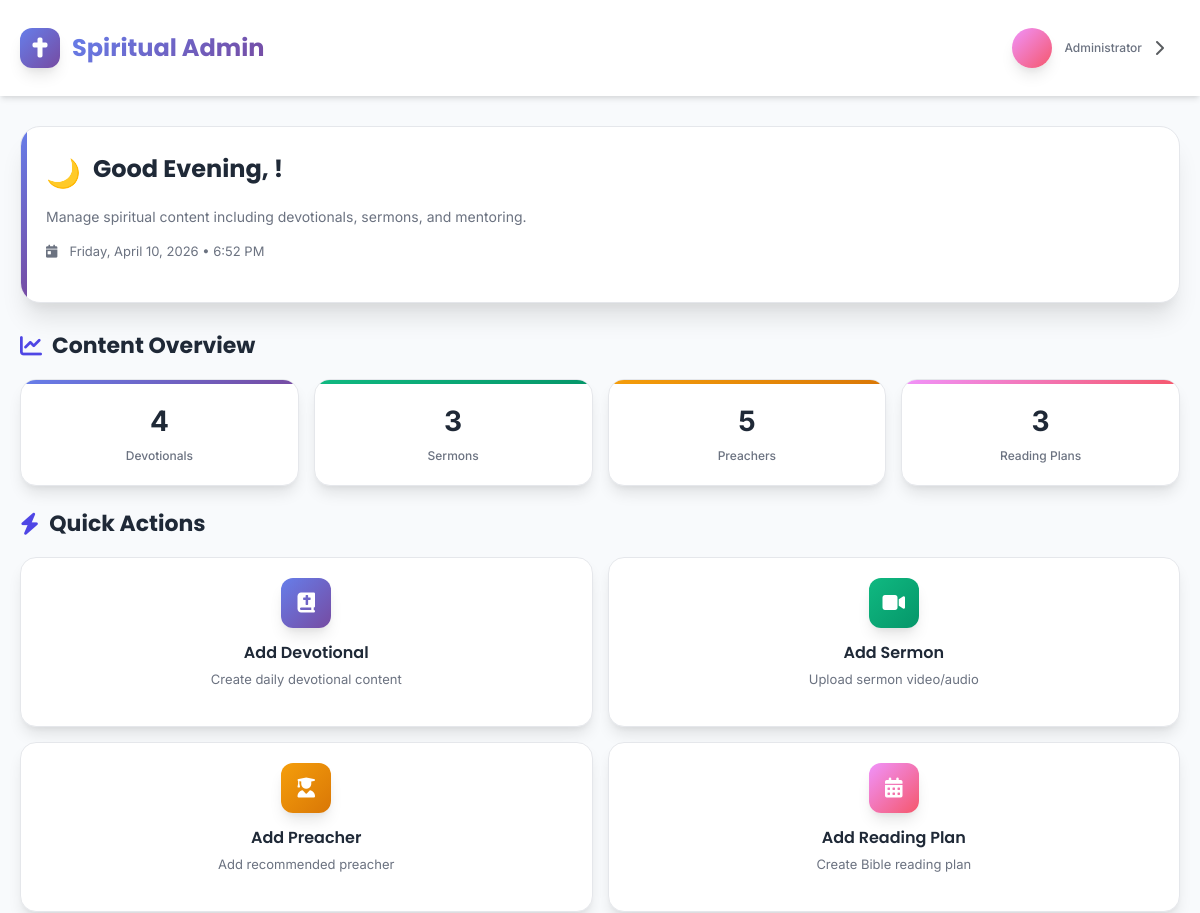
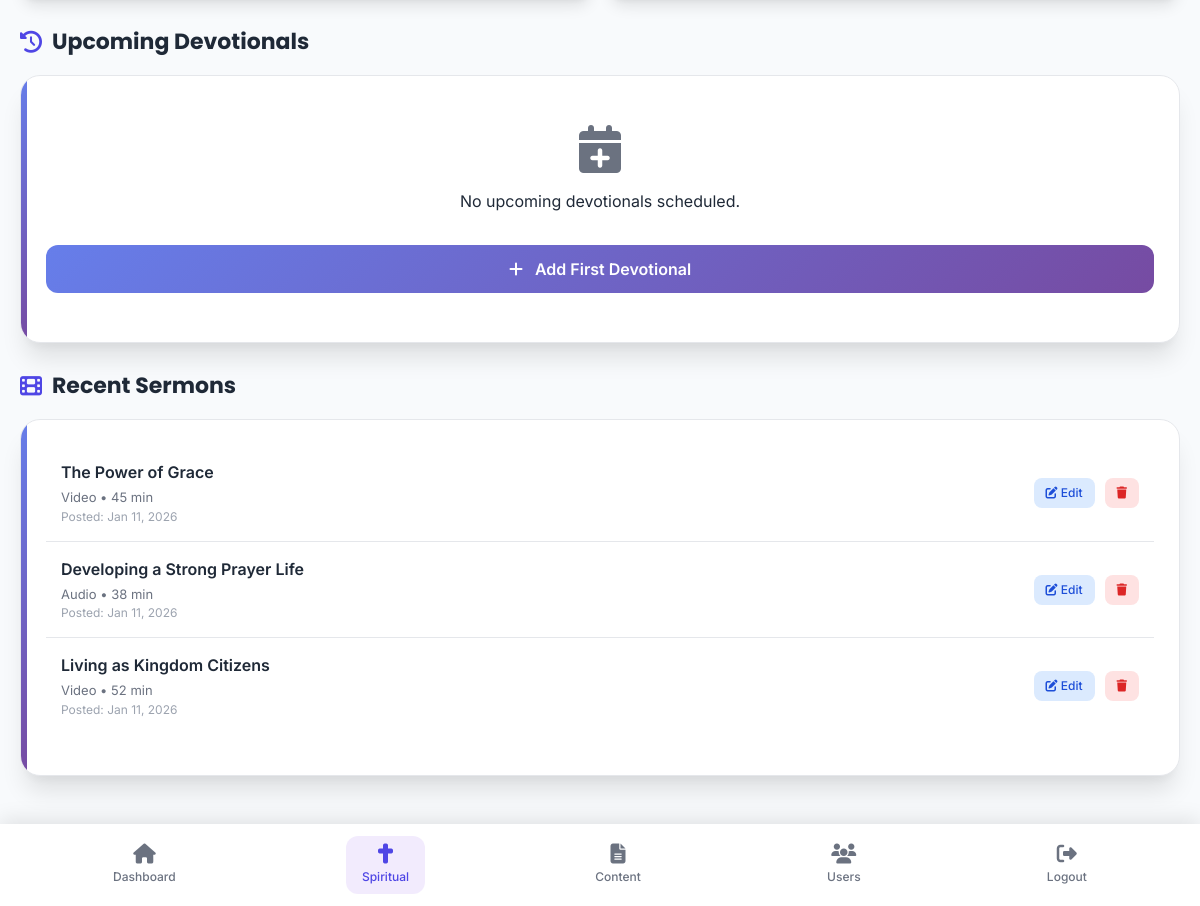
/admin_dashboard.php (signed in), run on the app's committed database (2 pictures, top to bottom).
### tables this page shows
CREATE TABLE `spiritual_sermons` (
  `id` int(11) NOT NULL,
  `title` varchar(200) NOT NULL,
  `description` text DEFAULT NULL,
  `preacher_id` int(11) DEFAULT NULL,
  `preacher_name` varchar(100) DEFAULT NULL,
  `scripture_reference` varchar(100) DEFAULT NULL,
  `topic` varchar(100) DEFAULT NULL,
  `media_type` enum('video','audio','text') DEFAULT 'video',
  `video_url` varchar(255) DEFAULT NULL,
  `audio_url` varchar(255) DEFAULT NULL,
  `thumbnail_url` varchar(255) DEFAULT NULL,
  `duration_minutes` int(11) DEFAULT NULL,
  `series_name` varchar(100) DEFAULT NULL,
  `series_part` int(11) DEFAULT NULL,
  `views` int(11) DEFAULT 0,
  `likes` int(11) DEFAULT 0,
  `is_featured` tinyint(1) DEFAULT 0,
  `published_date` date DEFAULT NULL,
  `created_at` timestamp NOT NULL DEFAULT current_timestamp()
);

### admin_dashboard.php (the view, shortened to what this page needs)
<?php
include "config.php";
$admin_name = $_SESSION['full_name'] ?? 'Admin';
$stats = [];
$stmt = $conn->prepare("SELECT COUNT(*) as count FROM spiritual_devotionals");
$stmt->execute();
$result = $stmt->get_result();
$stats['devotionals'] = $result->fetch_assoc()['count'];
$stmt = $conn->prepare("SELECT COUNT(*) as count FROM spiritual_sermons");
$stmt->execute();
$result = $stmt->get_result();
$stats['sermons'] = $result->fetch_assoc()['count'];
$stmt = $conn->prepare("SELECT COUNT(*) as count FROM spiritual_preachers");
$stmt->execute();
$result = $stmt->get_result();
$stats['preachers'] = $result->fetch_assoc()['count'];
$stmt = $conn->prepare("SELECT COUNT(*) as count FROM spiritual_reading_plans");
$stmt->execute();
$result = $stmt->get_result();
$stats['plans'] = $result->fetch_assoc()['count'];
$recent_devotionals = [];
$recent_sermons = [];
$stmt = $conn->prepare("SELECT * FROM spiritual_sermons ORDER BY created_at DESC LIMIT 5");
$stmt->execute();
$result = $stmt->get_result();
while ($row = $result->fetch_assoc()) {
    $recent_sermons[] = $row;
}
$current_hour = date('H');
if ($current_hour < 12) {
    $greeting = "Good Morning";
    $greeting_icon = "☀️";
} elseif ($current_hour < 17) {
    $greeting = "Good Afternoon";
    $greeting_icon = "🌤️";
} else {
    $greeting = "Good Evening";
    $greeting_icon = "🌙";
}
$first_name = explode(' ', $admin_name)[0];
?>
<!DOCTYPE html>
<html lang="en">
<head>
    <link href="https://cdn.jsdelivr.net/npm/bootstrap@5.3.2/dist/css/bootstrap.min.css" rel="stylesheet">
    <link rel="stylesheet" href="https://cdnjs.cloudflare.com/ajax/libs/font-awesome/6.4.0/css/all.min.css">
</head>
<body>
    <header class="main-header">
        <div class="header-content">
            <div class="app-logo">
                <div class="logo-icon">
                    <i class="fas fa-cross"></i>
                </div>
                <div class="logo-text">Spiritual Admin</div>
            </div>
            <div class="user-profile" onclick="window.location.href='profile.php'">
                <div class="user-avatar">
                </div>
                <div class="user-info">
                    <div class="user-role">Administrator</div>
                </div>
                <i class="fas fa-chevron-right text-muted"></i>
            </div>
        </div>
    </header>
    <main class="main-container">
        <section class="welcome-section">
            <div class="welcome-card">
                <div class="greeting-text">
                    <span class="greeting-icon"><?php echo $greeting_icon; ?></span>
                    <h1 class="greeting-title"><?php echo $greeting; ?>, <?php echo htmlspecialchars($first_name); ?>!</h1>
                </div>
                <p class="greeting-subtitle">Manage spiritual content including devotionals, sermons, and mentoring.</p>
                <div class="date-info">
                    <i class="fas fa-calendar-day"></i>
                    <span><?php echo date('l, F j, Y'); ?> • <?php echo date('g:i A'); ?></span>
                </div>
            </div>
        </section>
        <section class="stats-section">
            <h2 class="section-title">
                <i class="fas fa-chart-line"></i>
                Content Overview
            </h2>
            <div class="stats-grid">
                <div class="stat-card">
                    <div class="stat-value"><?php echo $stats['devotionals']; ?></div>
                    <div class="stat-label">Devotionals</div>
                </div>
                <div class="stat-card">
                    <div class="stat-value"><?php echo $stats['sermons']; ?></div>
                    <div class="stat-label">Sermons</div>
                </div>
                <div class="stat-card">
                    <div class="stat-value"><?php echo $stats['preachers']; ?></div>
                    <div class="stat-label">Preachers</div>
                </div>
                <div class="stat-card">
                    <div class="stat-value"><?php echo $stats['plans']; ?></div>
                    <div class="stat-label">Reading Plans</div>
                </div>
            </div>
        </section>
        <section class="actions-section">
            <h2 class="section-title">
                <i class="fas fa-bolt"></i>
                Quick Actions
            </h2>
            <div class="actions-grid">
                <div class="action-card" onclick="openModal('devotional')">
                    <div class="action-icon">
                        <i class="fas fa-book-bible"></i>
                    </div>
                    <h3 class="action-title">Add Devotional</h3>
                    <p class="action-desc">Create daily devotional content</p>
                </div>
                <div class="action-card" onclick="openModal('sermon')">
                    <div class="action-icon">
                        <i class="fas fa-video"></i>
                    </div>
                    <h3 class="action-title">Add Sermon</h3>
                    <p class="action-desc">Upload sermon video/audio</p>
                </div>
                <div class="action-card" onclick="openModal('preacher')">
                    <div class="action-icon">
                        <i class="fas fa-user-graduate"></i>
                    </div>
                    <h3 class="action-title">Add Preacher</h3>
                    <p class="action-desc">Add recommended preacher</p>
                </div>
                <div class="action-card" onclick="openModal('plan')">
                    <div class="action-icon">
                        <i class="fas fa-calendar-alt"></i>
                    </div>
                    <h3 class="action-title">Add Reading Plan</h3>
                    <p class="action-desc">Create Bible reading plan</p>
                </div>
            </div>
        </section>
        <section class="recent-section">
            <h2 class="section-title">
                <i class="fas fa-clock-rotate-left"></i>
                Upcoming Devotionals
            </h2>
            <div class="content-card">
                <?php if (!empty($recent_devotionals)): ?>
                <ul class="content-list">
                    <?php foreach ($recent_devotionals as $devotional): ?>
                    <li class="content-item">
                        <div class="content-info">
                            <div class="content-title"><?php echo htmlspecialchars($devotional['title']); ?></div>
                            <div class="content-details">
                                <?php echo ucfirst($devotional['devotional_type']); ?> •
                                <?php echo htmlspecialchars($devotional['verse']); ?>
                            </div>
                            <div class="content-date">
                                Scheduled: <?php echo date('M j, Y', strtotime($devotional['scheduled_date'])); ?>
                            </div>
                        </div>
                        <div class="content-actions">
                            <button class="btn-action btn-edit" onclick="editDevotional(<?php echo $devotional['id']; ?>)">
                                <i class="fas fa-edit"></i> Edit
                            </button>
                            <button class="btn-action btn-delete" onclick="deleteContent('devotional', <?php echo $devotional['id']; ?>)">
                                <i class="fas fa-trash"></i>
                            </button>
                        </div>
                    </li>
                    <?php endforeach; ?>
                </ul>
                <?php else: ?>
                <div class="text-center py-4">
                    <i class="fas fa-calendar-plus fa-3x mb-3" style="color: #6b7280;"></i>
                    <p>No upcoming devotionals scheduled.</p>
                    <button class="btn-submit mt-3" onclick="openModal('devotional')">
                        <i class="fas fa-plus me-2"></i> Add First Devotional
                    </button>
                </div>
                <?php endif; ?>
            </div>
        </section>
        <section class="recent-section">
            <h2 class="section-title">
                <i class="fas fa-film"></i>
                Recent Sermons
            </h2>
            <div class="content-card">
                <?php if (!empty($recent_sermons)): ?>
                <ul class="content-list">
                    <?php foreach ($recent_sermons as $sermon): ?>
                    <li class="content-item">
                        <div class="content-info">
                            <div class="content-title"><?php echo htmlspecialchars($sermon['title']); ?></div>
                            <div class="content-details">
                                <?php echo ucfirst($sermon['media_type']); ?> •
                                <?php echo $sermon['duration_minutes']; ?> min
                            </div>
                            <div class="content-date">
                                Posted: <?php echo date('M j, Y', strtotime($sermon['created_at'])); ?>
                            </div>
                        </div>
                        <div class="content-actions">
                            <button class="btn-action btn-edit" onclick="editSermon(<?php echo $sermon['id']; ?>)">
                                <i class="fas fa-edit"></i> Edit
                            </button>
                            <button class="btn-action btn-delete" onclick="deleteContent('sermon', <?php echo $sermon['id']; ?>)">
                                <i class="fas fa-trash"></i>
                            </button>
                        </div>
                    </li>
                    <?php endforeach; ?>
                </ul>
                <?php endif; ?>
            </div>
        </section>
    </main>
    <nav class="bottom-nav">
        <div class="nav-items">
            <a href="admin_dashboard.php" class="nav-item">
                <i class="fas fa-home nav-icon"></i>
                <span class="nav-label">Dashboard</span>
            </a>
            <a href="admin_spiritual.php" class="nav-item active">
                <i class="fas fa-cross nav-icon"></i>
                <span class="nav-label">Spiritual</span>
            </a>
            <a href="admin_content.php" class="nav-item">
                <i class="fas fa-file-alt nav-icon"></i>
                <span class="nav-label">Content</span>
            </a>
            <a href="admin_users.php" class="nav-item">
                <i class="fas fa-users nav-icon"></i>
                <span class="nav-label">Users</span>
            </a>
            <a href="logout.php" class="nav-item">
                <i class="fas fa-sign-out-alt nav-icon"></i>
                <span class="nav-label">Logout</span>
            </a>
        </div>
    </nav>
</body>
</html>

### data on the page
spiritual_sermons: title "The Power of Grace", media_type "Video", duration_minutes "45", created_at "Jan 11, 2026"
spiritual_sermons: title "Developing a Strong Prayer Life", media_type "Audio", duration_minutes "38", created_at "Jan 11, 2026"
spiritual_sermons: title "Living as Kingdom Citizens", media_type "Video", duration_minutes "52", created_at "Jan 11, 2026"

### other printed values
$greeting_icon "🌙"
$greeting "Good Evening"
$stats['devotionals'] "4"
$stats['sermons'] "3"
$stats['preachers'] "5"
$stats['plans'] "3"
